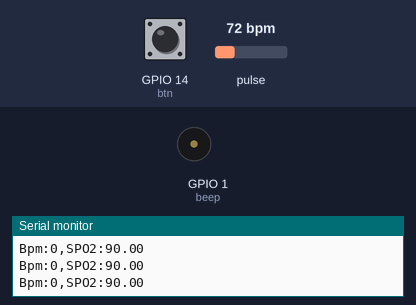
This sketch was run on a simulated ESP32-S3. On the bench: buzzer (waves = sounding, pin HIGH), the last lines printed to the serial monitor. The test bench sets the inputs (shaded band); at power-on: GPIO 14 (btn) LOW, pulse 72 bpm.

Above: at 0.4 s.
At 1.2 s:
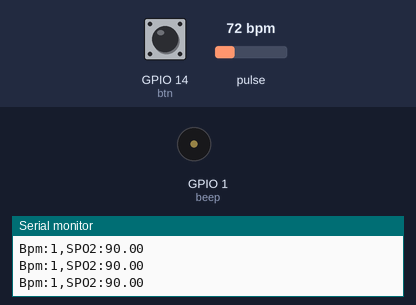
1.3 s: GPIO 14 (btn) pulled HIGH for 3.2 s
Timing chart, 0 to 13.5 s (numbered marks = the images above; inputs shaded):
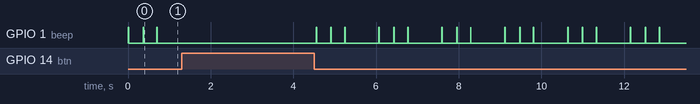

Measured:
- by itself, GPIO 1 (beep): repeats every 1.5 s: LOW 0.35 s, HIGH 0.01 s, LOW 0.32 s, HIGH 0.01 s, LOW 0.81 s, HIGH 0.01 s

The sketch:

30102beat_v0.1.ino
```cpp
#include "config.h"
#include "MAX30105.h"
#include "heartRate.h"      //checkforbeat
#include "TFT_eSPI.h"
#include "SPIFFS.h"

#define btn 14
#define FINGER_ON 7000      //紅外線最小量（判斷手指有沒有上）
#define min_SPO2 90.0       //血氧最小量
#define beep 1
MAX30105 pox;
TFT_eSPI tft = TFT_eSPI();
TFT_eSprite sprite = TFT_eSprite(&tft);

//Beep
int mode = 0;
float modeArr[4] = {10000, 353.36, 333.3, 316.46};

//Beat
const byte RATE_SIZE = 50;   //多少平均數量
byte rates[RATE_SIZE];      //心跳陣列
byte rateSpot = 0;
long lastBeat = 0;          //Time at which the last beat occurred
float beatsPerMinute;
int beatAvg;

//Spo2
double avered = 0;
double aveir = 0;
double sumirrms = 0;
double sumredrms = 0;

double SpO2 = 0;
double ESpO2 = 90.0;      //初始值
double FSpO2 = 0.7;       //filter factor for estimated SpO2
double frate = 0.95;      //low pass filter for IR/red LED value to eliminate AC component
int i = 0;
int Num = 30;             //取樣30次才計算1次

void tftinit(){
  pinMode(15, OUTPUT);
  digitalWrite(15, HIGH);

  tft.init();
  tft.setRotation(3);

  sprite.createSprite(320, 170);
  sprite.setSwapBytes(true);
}

void sensorSetup(){
  byte ledBrightness = 0x7F;    //亮度建議=127, Options: 0=Off to 255=50mA
  byte sampleAverage = 4;       //Options: 1, 2, 4, 8, 16, 32
  byte ledMode = 2;             //Options: 1 = Red only(心跳), 2 = Red + IR(血氧)
  int sampleRate = 800;         //Options: 50, 100, 200, 400, 800, 1000, 1600, 3200
  int pulseWidth = 215;         //Options: 69, 118, 215, 411
  int adcRange = 16384;         //Options: 2048, 4096, 8192, 16384

  pox.setup(ledBrightness, sampleAverage, ledMode, sampleRate, pulseWidth, adcRange);
  pox.enableDIETEMPRDY();

  pox.setPulseAmplitudeRed(0x0A); //Turn Red LED to low to indicate sensor is running
  pox.setPulseAmplitudeGreen(0); //Turn off Green LED
}

void task30102(){
  long irValue = pox.getIR();

  if (irValue > FINGER_ON) {
    if (checkForBeat(irValue) == true) {  //檢查是否有心跳，測量心跳
      long delta = millis() - lastBeat;//計算心跳差
      lastBeat = millis();
      beatsPerMinute = 60 / (delta / 1000.0);
      if (beatsPerMinute > 20 && beatsPerMinute < 255) {  //心跳必須再20-255之間
        rates[rateSpot++] = (byte)beatsPerMinute; //儲存心跳數值陣列
        rateSpot %= RATE_SIZE;
        beatAvg = 0;//計算平均值
        for (byte x=0 ; x<RATE_SIZE ; x++) beatAvg += rates[x];
        beatAvg /= RATE_SIZE;
      }
    }

    uint32_t ir, red;  //測量血氧
    double fred, fir;
    pox.check(); //Check the sensor, read up to 3 samples
    if (pox.available()) {
      i++;
      ir = (double)pox.getFIFOIR(); //讀取紅外線
      red = (double)pox.getFIFORed(); //讀取紅光

      aveir = aveir * frate + ir * (1.0 - frate);     //average IR level by low pass filter
      avered = avered * frate + red * (1.0 - frate);  //average red level by low pass filter
      sumirrms += (ir - aveir) * (ir - aveir);        //square sum of alternate component of IR level
      sumredrms += (red - avered) * (red - avered);   //square sum of alternate component of red level

      if ((i % Num) == 0) {
        double R = (sqrt(sumirrms) / aveir) / (sqrt(sumredrms) / avered);
        SpO2 = -23.3 * (R - 0.4) + 100;
        ESpO2 = FSpO2 * ESpO2 + (1.0 - FSpO2) * SpO2; //low pass filter
        if (ESpO2 <= min_SPO2) ESpO2 = min_SPO2;      //indicator for finger detached
        if (ESpO2 > 100) ESpO2 = 99.9;
        sumredrms = 0.0; sumirrms = 0.0; SpO2 = 0;
        i = 0;
      }
      pox.nextSample();
    }
    Serial.print("Bpm:" + String(beatAvg));
    Serial.println(",SPO2:" + String(ESpO2));
  }
  else {  //清除數據
    Serial.println("Finger not found");
    for (byte rx = 0 ; rx < RATE_SIZE ; rx++) rates[rx] = 0;
    beatAvg = 0; rateSpot = 0; lastBeat = 0;

    avered = 0; aveir = 0; sumirrms = 0; sumredrms = 0;
    SpO2 = 0; ESpO2 = 90.0;
  }
}

void beepHz(int val)
{
  if(!val && ++mode == 4) mode = 0;
  if(mode != 0)
  {
    digitalWrite(beep, HIGH);
    delay(10);
    digitalWrite(beep, LOW);
    delay(modeArr[mode]-10);
  }
  else delay(500);
}

void setup() {
  Serial.begin(115200);
  pinMode(beep, OUTPUT);
  pinMode(btn, INPUT);

  xTaskCreatePinnedToCore (
    loop2,     // Function to implement the task
    "loop2",   // Name of the task
    1000,      // Stack size in words
    NULL,      // Task input parameter
    0,         // Priority of the task
    NULL,      // Task handle.
    0          // Core where the task should run
  );
  Serial.println("System Start");
  if (!pox.begin(Wire, I2C_SPEED_FAST)) //Use default I2C port, 400kHz speed
  {
    Serial.println("Sensor not found");
    while (1);
  }
  sensorSetup();
}

void loop() {
  task30102();
}
void loop2 (void* pvParameters) {
  while(1){
    int val = digitalRead(btn);
    beepHz(val);
  }
}
```

config.h
```cpp
#ifndef _CONFIG_H
#define _CONFIG_H

#define DEVICE_NAME "Slow Jogging Monitor"
#define Version "1.0"
#define LOGO_PATH "/intro.jpg"

#pragma once

/*ESP32S3*/
#define PIN_LCD_BL                   38

#define PIN_LCD_D0                   39
#define PIN_LCD_D1                   40
#define PIN_LCD_D2                   41
#define PIN_LCD_D3                   42
#define PIN_LCD_D4                   45
#define PIN_LCD_D5                   46
#define PIN_LCD_D6                   47
#define PIN_LCD_D7                   48

#define PIN_POWER_ON                 15

#define PIN_LCD_RES                  5
#define PIN_LCD_CS                   6
#define PIN_LCD_DC                   7
#define PIN_LCD_WR                   8
#define PIN_LCD_RD                   9

#define PIN_BUTTON_1                 0
#define PIN_BUTTON_2                 14
#define PIN_BAT_VOLT                 4

#define PIN_IIC_SCL                  17
#define PIN_IIC_SDA                  18

#define PIN_TOUCH_INT                16
#define PIN_TOUCH_RES                21

#endif
```
